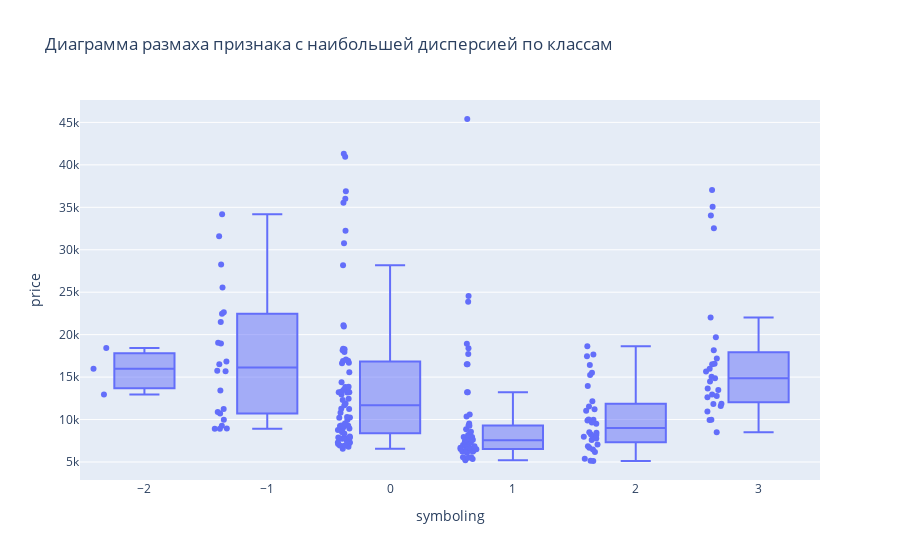

Here is the notebook cell this chart was saved with:
### Code cell
features = data.drop(columns=["symboling"])

variances = features.var()

max_var_feature = variances.idxmax()

fig = px.box(
    data,
    x="symboling",
    y=max_var_feature,
    points="all",
    title="Диаграмма размаха признака с наибольшей дисперсией по классам"
)

fig.show()

q1 = data[max_var_feature].quantile(0.25)
q3 = data[max_var_feature].quantile(0.75)
iqr = q3 - q1

outliers = data[(data[max_var_feature] < q1 - 1.5 * iqr) | (data[max_var_feature] > q3 + 1.5 * iqr)]

print(f"Признаки с выбросами: {max_var_feature}")
print(f"Количество выбросов: {len(outliers)}")

### Figure 1 — Plotly figure (JSON) as saved in the notebook; plotly's stock layout.template omitted (floating-point values rounded to 4 significant figures; data arrays with more than 128 entries replaced by an {"elided": "..."} marker saying what was removed)
{"data": [{"alignmentgroup": "True", "boxpoints": "all", "hovertemplate": "symboling=%{x}<br>price=%{y}<extra></extra>", "legendgroup": "", "marker": {"color": "#636efa"}, "name": "", "notched": false, "offsetgroup": "", "orientation": "v", "showlegend": false, "type": "box", "x": {"elided": "205 int values"}, "x0": " ", "xaxis": "x", "y": {"elided": "205 float values"}, "y0": " ", "yaxis": "y"}], "layout": {"boxmode": "group", "legend": {"tracegroupgap": 0}, "title": {"text": "Диаграмма размаха признака с наибольшей дисперсией по классам"}, "xaxis": {"anchor": "y", "domain": [0, 1], "title": {"text": "symboling"}}, "yaxis": {"anchor": "x", "domain": [0, 1], "title": {"text": "price"}}}}
